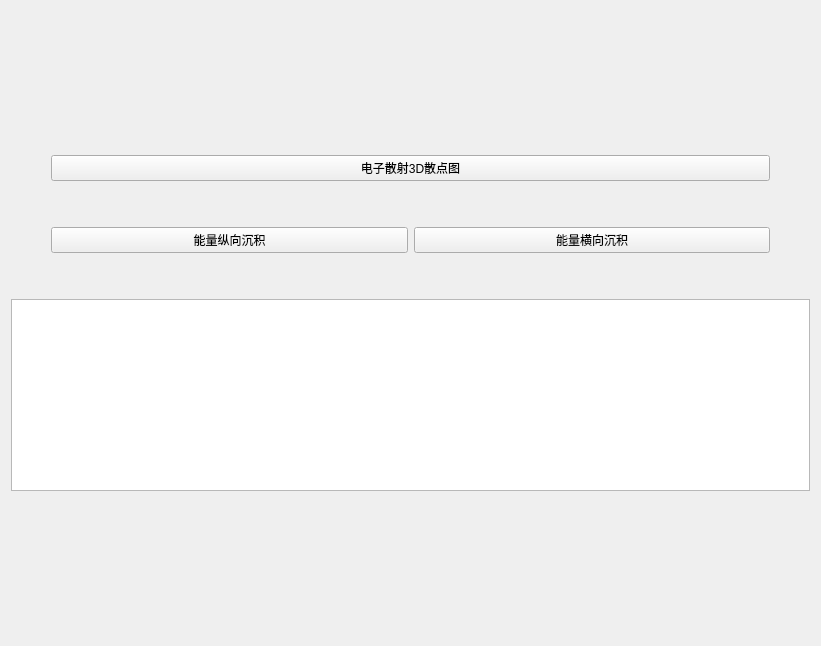
<?xml version="1.0" encoding="UTF-8"?>
<ui version="4.0">
 <class>PicturesClass</class>
 <widget class="QWidget" name="PicturesClass">
  <property name="geometry">
   <rect>
    <x>0</x>
    <y>0</y>
    <width>821</width>
    <height>646</height>
   </rect>
  </property>
  <property name="windowTitle">
   <string>绘图展示</string>
  </property>
  <layout class="QVBoxLayout" name="verticalLayout_2">
   <item>
    <spacer name="verticalSpacer_2">
     <property name="orientation">
      <enum>Qt::Vertical</enum>
     </property>
     <property name="sizeHint" stdset="0">
      <size>
       <width>20</width>
       <height>40</height>
      </size>
     </property>
    </spacer>
   </item>
   <item>
    <layout class="QHBoxLayout" name="horizontalLayout_2">
     <item>
      <spacer name="horizontalSpacer">
       <property name="orientation">
        <enum>Qt::Horizontal</enum>
       </property>
       <property name="sizeType">
        <enum>QSizePolicy::Maximum</enum>
       </property>
       <property name="sizeHint" stdset="0">
        <size>
         <width>40</width>
         <height>20</height>
        </size>
       </property>
      </spacer>
     </item>
     <item>
      <layout class="QVBoxLayout" name="verticalLayout">
       <item>
        <widget class="QPushButton" name="pic3d">
         <property name="text">
          <string>电子散射3D散点图</string>
         </property>
        </widget>
       </item>
       <item>
        <spacer name="verticalSpacer">
         <property name="orientation">
          <enum>Qt::Vertical</enum>
         </property>
         <property name="sizeType">
          <enum>QSizePolicy::Maximum</enum>
         </property>
         <property name="sizeHint" stdset="0">
          <size>
           <width>20</width>
           <height>40</height>
          </size>
         </property>
        </spacer>
       </item>
       <item>
        <layout class="QHBoxLayout" name="horizontalLayout">
         <item>
          <widget class="QPushButton" name="picz">
           <property name="text">
            <string>能量纵向沉积</string>
           </property>
          </widget>
         </item>
         <item>
          <widget class="QPushButton" name="picr">
           <property name="text">
            <string>能量横向沉积</string>
           </property>
          </widget>
         </item>
        </layout>
       </item>
      </layout>
     </item>
     <item>
      <spacer name="horizontalSpacer_2">
       <property name="orientation">
        <enum>Qt::Horizontal</enum>
       </property>
       <property name="sizeType">
        <enum>QSizePolicy::Maximum</enum>
       </property>
       <property name="sizeHint" stdset="0">
        <size>
         <width>40</width>
         <height>20</height>
        </size>
       </property>
      </spacer>
     </item>
    </layout>
   </item>
   <item>
    <spacer name="verticalSpacer_3">
     <property name="orientation">
      <enum>Qt::Vertical</enum>
     </property>
     <property name="sizeType">
      <enum>QSizePolicy::Maximum</enum>
     </property>
     <property name="sizeHint" stdset="0">
      <size>
       <width>20</width>
       <height>40</height>
      </size>
     </property>
    </spacer>
   </item>
   <item>
    <widget class="QTextEdit" name="ave"/>
   </item>
   <item>
    <spacer name="verticalSpacer_4">
     <property name="orientation">
      <enum>Qt::Vertical</enum>
     </property>
     <property name="sizeHint" stdset="0">
      <size>
       <width>20</width>
       <height>40</height>
      </size>
     </property>
    </spacer>
   </item>
  </layout>
 </widget>
 <layoutdefault spacing="6" margin="11"/>
 <resources/>
 <connections/>
</ui>
